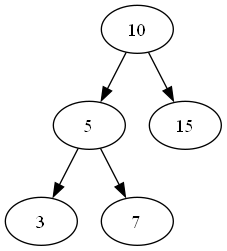

Write the Python code that produced this figure.
from node import Node
from graphviz import Digraph

class BinaryTree:
    def __init__(self):
        self.root = None

    def insert(self, data):
        if self.root is None:
            self.root = Node(data)
        else:
            self._insert(self.root, data)

    def _insert(self, current, data):
        if data < current.data:
            if current.left is None:
                current.left = Node(data)
            else:
                self._insert(current.left, data)
        else:
            if current.right is None:
                current.right = Node(data)
            else:
                self._insert(current.right, data)

    #traversal
    def preorder(self, node):
        if node:
            print(node.data, end=' ')
            self.preorder(node.left)
            self.preorder(node.right)

    def inorder(self, node):
        if node:
            self.inorder(node.left)
            print(node.data, end=' ')
            self.inorder(node.right)

    def postorder(self, node):
        if node:
            self.postorder(node.left)
            self.postorder(node.right)
            print(node.data, end=' ')

    #visual text
    def display_text(self, node, level=0):
        if node is not None:
            self.display_text(node.right, level + 1)
            print(" " * 5 * level + "->", node.data)
            self.display_text(node.left, level + 1)

    #visual graph/diagram
    def display_graph(self):
        dot = Digraph()

        def add_edges(node):
            if node:
                dot.node(str(node.data))
                if node.left:
                    dot.edge(str(node.data), str(node.left.data))
                    add_edges(node.left)
                if node.right:
                    dot.edge(str(node.data), str(node.right.data))
                    add_edges(node.right)

        add_edges(self.root)
        dot.render('binary_tree', view = True, format='png')
        print("Visualisasi diagram berhasil disimpan sebagai 'binary_tree.png'")
